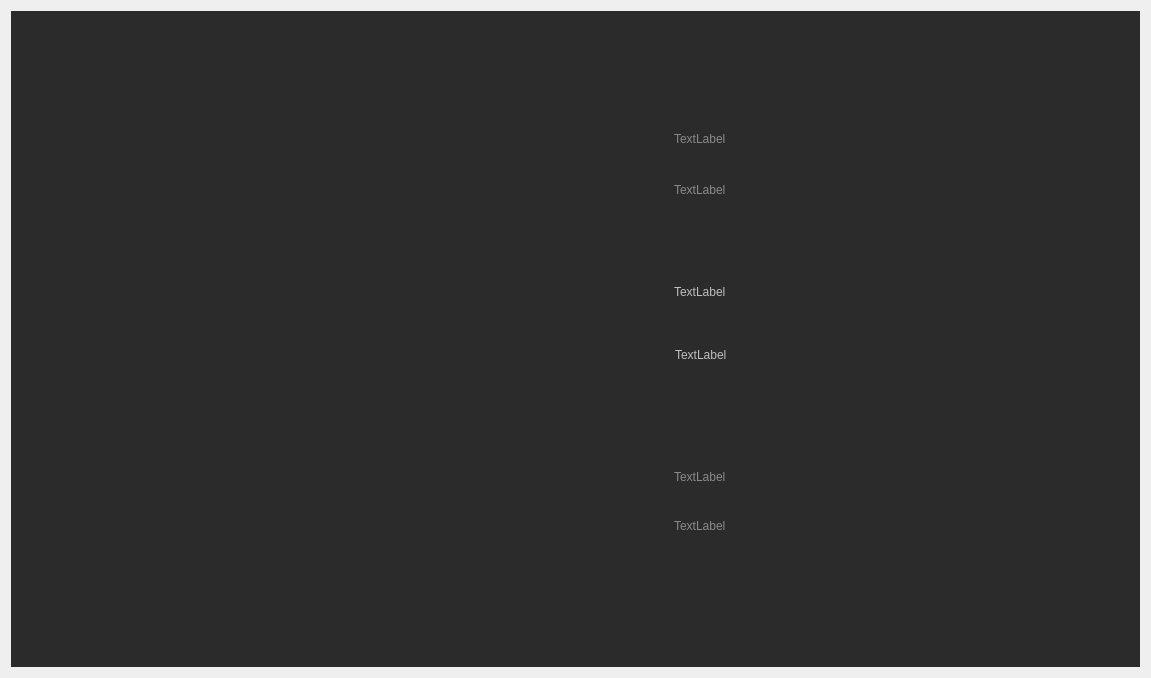
<?xml version="1.0" encoding="UTF-8"?>
<ui version="4.0">
 <class>nosic</class>
 <widget class="QWidget" name="nosic">
  <property name="geometry">
   <rect>
    <x>0</x>
    <y>0</y>
    <width>1151</width>
    <height>678</height>
   </rect>
  </property>
  <property name="windowTitle">
   <string>Form</string>
  </property>
  <property name="styleSheet">
   <string notr="true"/>
  </property>
  <layout class="QHBoxLayout" name="horizontalLayout">
   <item>
    <widget class="QGroupBox" name="groupBox">
     <property name="styleSheet">
      <string notr="true">background-color: rgb(43, 43, 43);
border-top:2px solid #2b2b2b;</string>
     </property>
     <property name="title">
      <string/>
     </property>
     <widget class="QLabel" name="jpg_label">
      <property name="geometry">
       <rect>
        <x>158</x>
        <y>174</y>
        <width>300</width>
        <height>302</height>
       </rect>
      </property>
      <property name="minimumSize">
       <size>
        <width>300</width>
        <height>302</height>
       </size>
      </property>
      <property name="maximumSize">
       <size>
        <width>300</width>
        <height>302</height>
       </size>
      </property>
      <property name="styleSheet">
       <string notr="true">min-width:     300px;    
min-height:    300px;     
max-width:     300px;    
max-height:    300px;     
border-radius: 150px;      </string>
      </property>
      <property name="text">
       <string/>
      </property>
      <property name="pixmap">
       <pixmap resource="res.qrc">:/new/prefix2/music/Jpg/00.png</pixmap>
      </property>
      <property name="scaledContents">
       <bool>true</bool>
      </property>
     </widget>
     <widget class="QLabel" name="label_1">
      <property name="geometry">
       <rect>
        <x>660</x>
        <y>109</y>
        <width>400</width>
        <height>35</height>
       </rect>
      </property>
      <property name="styleSheet">
       <string notr="true">color: rgb(137, 138, 139);
font: 75 10pt &quot;阿里妈妈数黑体&quot;;</string>
      </property>
      <property name="text">
       <string>TextLabel</string>
      </property>
     </widget>
     <widget class="QLabel" name="label_2">
      <property name="geometry">
       <rect>
        <x>660</x>
        <y>160</y>
        <width>400</width>
        <height>35</height>
       </rect>
      </property>
      <property name="styleSheet">
       <string notr="true">color: rgb(137, 138, 139);
font: 75 10pt &quot;阿里妈妈数黑体&quot;;</string>
      </property>
      <property name="text">
       <string>TextLabel</string>
      </property>
     </widget>
     <widget class="QLabel" name="label_3">
      <property name="geometry">
       <rect>
        <x>660</x>
        <y>262</y>
        <width>400</width>
        <height>35</height>
       </rect>
      </property>
      <property name="styleSheet">
       <string notr="true">color: rgb(191, 191, 191);
font: 75 14pt &quot;阿里妈妈数黑体&quot;;</string>
      </property>
      <property name="text">
       <string>TextLabel</string>
      </property>
     </widget>
     <widget class="QLabel" name="label_4">
      <property name="geometry">
       <rect>
        <x>661</x>
        <y>325</y>
        <width>400</width>
        <height>35</height>
       </rect>
      </property>
      <property name="styleSheet">
       <string notr="true">color: rgb(191, 191, 191);font: 75 14pt &quot;阿里妈妈数黑体&quot;;</string>
      </property>
      <property name="text">
       <string>TextLabel</string>
      </property>
     </widget>
     <widget class="QLabel" name="label_5">
      <property name="geometry">
       <rect>
        <x>660</x>
        <y>447</y>
        <width>400</width>
        <height>35</height>
       </rect>
      </property>
      <property name="styleSheet">
       <string notr="true">color: rgb(137, 138, 139);
font: 75 10pt &quot;阿里妈妈数黑体&quot;;</string>
      </property>
      <property name="text">
       <string>TextLabel</string>
      </property>
     </widget>
     <widget class="QLabel" name="label_6">
      <property name="geometry">
       <rect>
        <x>660</x>
        <y>496</y>
        <width>400</width>
        <height>35</height>
       </rect>
      </property>
      <property name="styleSheet">
       <string notr="true">color: rgb(137, 138, 139);
font: 75 10pt &quot;阿里妈妈数黑体&quot;;</string>
      </property>
      <property name="text">
       <string>TextLabel</string>
      </property>
     </widget>
     <widget class="QLabel" name="label">
      <property name="geometry">
       <rect>
        <x>110</x>
        <y>130</y>
        <width>400</width>
        <height>400</height>
       </rect>
      </property>
      <property name="text">
       <string/>
      </property>
      <property name="pixmap">
       <pixmap resource="res.qrc">:/new/prefix2/wyy res/QQ2023070119263222.png</pixmap>
      </property>
      <property name="scaledContents">
       <bool>true</bool>
      </property>
     </widget>
     <zorder>label_1</zorder>
     <zorder>label_2</zorder>
     <zorder>label_3</zorder>
     <zorder>label_4</zorder>
     <zorder>label_5</zorder>
     <zorder>label_6</zorder>
     <zorder>label</zorder>
     <zorder>jpg_label</zorder>
    </widget>
   </item>
  </layout>
 </widget>
 <resources>
  <include location="res.qrc"/>
 </resources>
 <connections/>
</ui>
